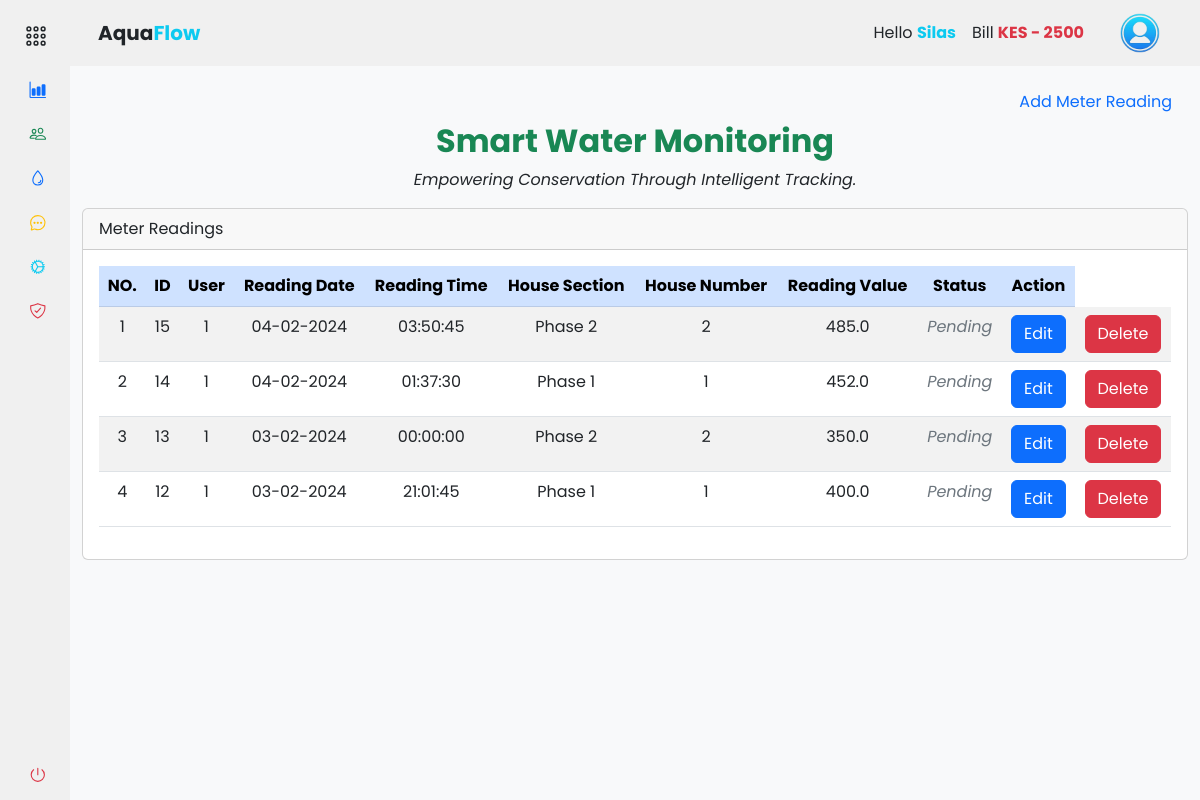
Page /accounts/records/meter_readings (signed in) on the earlier database version.
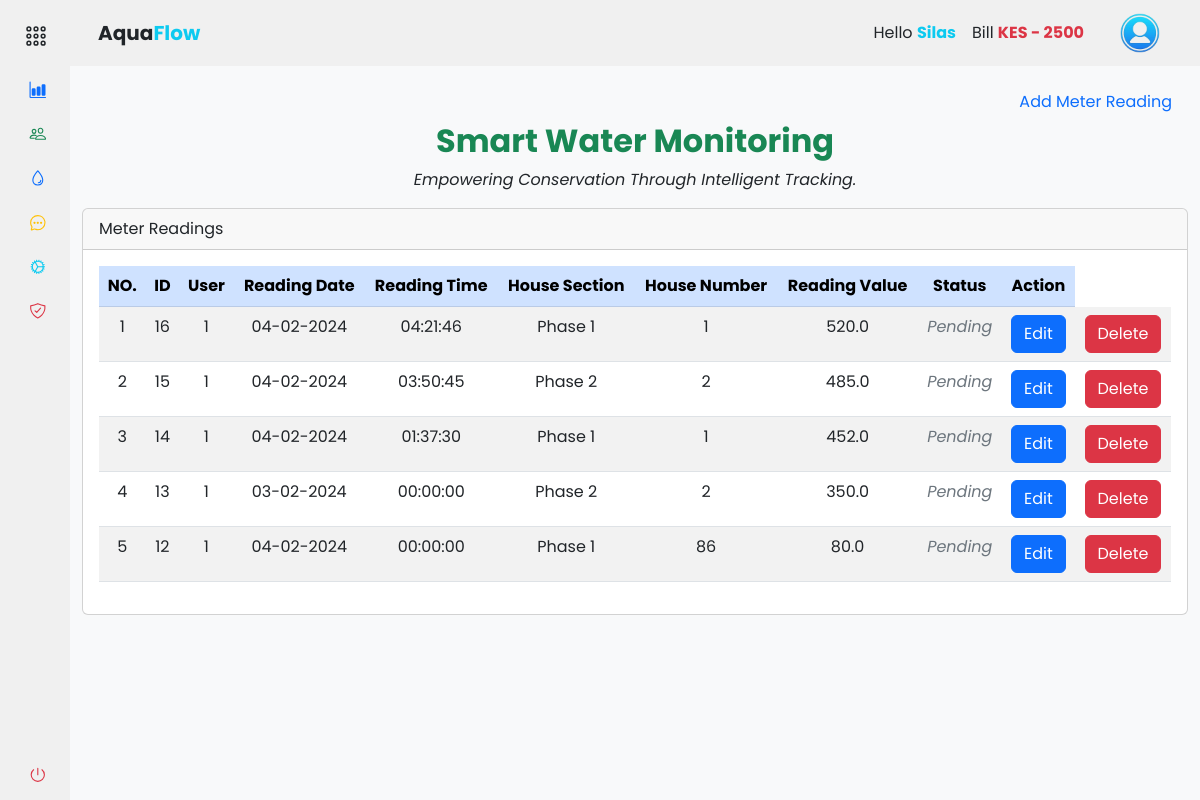
Same page on the later database version.
### app/backend/models/user.py (models this page shows, shortened)
class User(db.Model, UserMixin):
    id = db.Column(db.Integer, primary_key=True)
    mobile_number = db.Column(db.String(20), unique=True, nullable=False)
    password_hash = db.Column(db.String(128), nullable=False)
    first_name = db.Column(db.String(50))
    last_name = db.Column(db.String(50))
    email = db.Column(db.String(120))
    house_section = db.Column(db.String(50))
    house_number = db.Column(db.String(20))
    profile_image = db.Column(db.String(255))
    is_active = db.Column(db.Boolean, default=True)
    is_admin = db.Column(db.Boolean, default=False)
    meter_readings = db.relationship('MeterReading', backref='user', lazy=True)
    payments = db.relationship('Payment', backref='user', lazy=True)

class MeterReading(db.Model):
    id = db.Column(db.Integer, primary_key=True)
    timestamp = db.Column(db.DateTime, default=datetime.now(timezone.utc) + timedelta(hours=3), nullable=False)
    house_section = db.Column(db.String(50))
    house_number = db.Column(db.String(20))
    reading_value = db.Column(db.Float)
    reading_status = db.Column(db.Boolean, default=False)
    user_id = db.Column(db.Integer, db.ForeignKey('user.id'), nullable=False)
    consumed = db.Column(db.Float)
    unit_price = db.Column(db.Float)
    total_price = db.Column(db.Float)

### app/backend/accounts/records/routes.py (the view, shortened to what this page needs)
@records_bp.route('/meter_readings', methods=['GET', 'POST'])
@login_required
def meter_readings():
    add_meter_reading_form = AddMeterReadingForm()
    edit_meter_reading_form = EditMeterReadingForm()
    house_sections = db.session.query(User.house_section.distinct()).all()
    meter_readings = MeterReading.query.filter_by(user_id=current_user.id).all()
    return render_template('accounts/meter_readings.html', house_sections=house_sections, meter_readings=meter_readings, hide_footer=True, form=add_meter_reading_form, edit_form=edit_meter_reading_form)

### app/backend/accounts/accounts_context.py (called while the page is built)
def accounts_context():
    people = 'silas'
    bill = int('2500')
    return {'people': people, 'bill': bill}

def inject_now():
    return {'now': datetime.utcnow() + timedelta(hours=3)}

### app/assets/templates/accounts/meter_readings.html (shortened to what this page needs)
{% extends 'base.html' %} {% block content %}
<div class="container-fluid mt-3">
  <ul class="nav nav-pills justify-content-end border-0">
    <li type="button" class="nav-item">
      <a
        class="nav-link"
        data-bs-toggle="modal"
        data-bs-target="#addMeterReadingModal"
        >Add Meter Reading</a
      >
    </li>
  </ul>
  <div class="text-center">
    <h2 class="fw-bold text-success">Smart Water Monitoring</h2>
    <p class="mt-2 fst-italic">
      Empowering Conservation Through Intelligent Tracking.
    </p>
  </div>
  <div class="col-md-12">
    <div class="card mt-3">
      <div class="card-header">Meter Readings</div>
      <div class="card-body">
        <div class="table-responsive">
          <table class="table table-striped data-table text-center">
            <thead class="table-primary">
              <tr>
                <th scope="col">NO.</th>
                <th scope="col">ID</th>
                <th scope="col">User</th>
                <th scope="col">Reading Date</th>
                <th scope="col">Reading Time</th>
                <th scope="col">House Section</th>
                <th scope="col">House Number</th>
                <th scope="col">Reading Value</th>
                <th scope="col">Status</th>
                <th scope="col">Action</th>
              </tr>
            </thead>
            <tbody>
              {% for reading in meter_readings | reverse %}
              <tr>
                <td>{{ loop.index }}</td>
                <td>{{ reading.id }}</td>
                <td>{{ reading.user_id }}</td>
                <td>{{ reading.timestamp.strftime('%d-%m-%Y') }}</td>
                <td>
                  {{ reading.timestamp.strftime('%H:%M:%S') if reading.timestamp
                  else '' }}
                </td>
                <td>{{ reading.house_section.title() }}</td>
                <td>{{ reading.house_number }}</td>
                <td>{{ reading.reading_value }}</td>
                <td
                  class="fst-italic {% if reading.reading_status %}text-success{% else %}text-secondary{% endif %}"
                >
                  {{ 'Cleared' if reading.reading_status else 'Pending' }}
                </td>
                <td>
                  <a
                    href="{{ url_for('accounts.records.edit_meter_reading', meter_reading_id=reading.id) }}"
                    class="btn btn-primary"
                    data-bs-toggle="modal"
                    data-bs-target="#editConfirmationModal{{ reading.id }}"
                  >
                    Edit
                  </a>
                </td>
                <td>
                  <a
                    href="#deleteConfirmationModal_{{ reading.id }}"
                    class="btn btn-danger"
                    data-bs-toggle="modal"
                    data-bs-target="#deleteConfirmationModal_{{ reading.id }}"
                  >
                    Delete
                  </a>
                </td>
              </tr>
              {% endfor %}
            </tbody>
          </table>
        </div>
      </div>
    </div>
  </div>
</div>
{% endblock %}

### app/assets/templates/base.html (shortened to what this page needs)
<!DOCTYPE html>
<html lang="en">
  <head>
    <link
      rel="stylesheet"
      href="{{ url_for('static', filename='css/vendor/bootstrap.min.css') }}"
    />
    <link
      rel="stylesheet"
      href="{{ url_for('static', filename='css/styles.css') }}"
    />
  </head>
  <body>
    <div class="wrapper">
      {% include '/components/sidebar.html' %}
      <section class="main">
        {% include '/components/navbar.html' %}
        <main>
          {% block content %}{% endblock %}
        </main>
      </section>
    </div>
  </body>
</html>

### app/assets/templates/components/sidebar.html (shortened to what this page needs)
{% if not hide_sidebar %}
<aside id="sidebar">
  <div class="d-flex mt-2">
    <button class="toggle-btn" type="button">
      <ion-icon name="apps-outline" class="text-dark"></ion-icon>
    </button>
  </div>
  <ul class="sidebar-nav">
    <li class="sidebar-item">
      <a
        href="{{ url_for('accounts.dashboard.dashboard') }}"
        class="sidebar-link"
      >
        <ion-icon name="bar-chart" class="text-primary me-2"></ion-icon>
      </a>
    </li>
    <li class="sidebar-item">
      <a
        href="#people"
        class="sidebar-link collapsed has-dropdown"
        data-bs-toggle="collapse"
        data-bs-target="#people"
        aria-expanded="false"
        aria-controls="people"
      >
        <ion-icon name="people-outline" class="text-success"></ion-icon>
      </a>
    </li>
    <li class="sidebar-item">
      <a
        href="#records_water_supply"
        class="sidebar-link collapsed has-dropdown"
        data-bs-toggle="collapse"
        data-bs-target="#records_water"
        aria-expanded="false"
        aria-controls="records_water"
      >
        <ion-icon name="water-outline" class="text-primary"></ion-icon>
      </a>
    </li>
    <li class="sidebar-item">
      <a
        href="{{ url_for('accounts.messages.messages') }}"
        class="sidebar-link"
      >
        <ion-icon
          name="chatbubble-ellipses-outline"
          class="text-warning"
        ></ion-icon>
      </a>
    </li>
    <li class="sidebar-item">
      <a
        href="{{ url_for('accounts.settings.settings') }}"
        class="sidebar-link"
      >
        <ion-icon name="cog-outline" class="text-info"></ion-icon>
      </a>
    </li>
    <li class="sidebar-item">
      <a
        href="{{ url_for('accounts.security.security_options') }}"
        class="sidebar-link"
      >
        <ion-icon
          name="shield-checkmark-outline"
          class="text-danger"
        ></ion-icon>
      </a>
    </li>
  </ul>
  <div class="sidebar-footer">
    <a
      class="sidebar-link"
      href="{{ url_for('auth.logout') }}"
      onclick="localStorage.clear();"
    >
      <ion-icon name="power-outline" class="text-danger"></ion-icon>
    </a>
  </div>
</aside>
{% endif %}

### app/assets/templates/components/navbar.html (shortened to what this page needs)
{% if not hide_navbar %}
<header
  id="navbar"
  class="navbar navbar-expand-lg sticky-sm-top {% if not current_user.is_authenticated %}bg-dark{% endif %}"
>
  <div class="container-fluid">
    <a
      class="navbar-brand text-center d-flex align-items-center fw-bold ms-3 {% if not current_user.is_authenticated %}text-light{% else %}text-dark{% endif %}"
      href="#"
    >
      Aqua<span class="text-info">Flow</span>
    </a>
    <div class="collapse navbar-collapse" id="navbarToggler">
      <div class="d-flex align-items-center ms-auto">
         {% if current_user.is_authenticated %}
        <ul class="navbar-nav me-3">
          <li class="nav-item">
            <a class="nav-link text-dark">
              Hello
              <span class="text-info fw-bold"
                >{{ current_user.first_name.title() }}</span
              >
            </a>
          </li>
          <li class="nav-item">
            <a class="nav-link text-dark">
              Bill
              <span
                class="fw-bold {% if bill > 0 %}text-danger{% else %}text-success{% endif %}"
                >KES {% if bill > 0 %}-{% endif %} {{ bill }}</span
              >
            </a>
          </li>
        </ul>
        <div class="btn-group">
          <button
            type="button"
            class="btn navbar-brand rounded-circle border-0"
            data-bs-toggle="dropdown"
            aria-expanded="false"
          >
            <img
              src="{{ url_for('static', filename='images/user.png') }}"
              alt="logo image"
              height="40px"
              width="40px"
            />
          </button>
        </div>
        {% endif %}
      </div>
    </div>
  </div>
</header>
{% endif %}

### app/assets/static/css/styles.css (style rules this page uses)
a { text-decoration: none; }
li { list-style: none; }
button { border: none !important; outline: none; }
body { font-family: "Poppins", sans-serif; }
.wrapper { display: flex; overflow: hidden; height: 100vh; }
#sidebar { width: 70px; min-width: 70px; z-index: 1000; transition: all 0.25s ease-in-out; display: flex; flex-direction: column; }
.toggle-btn { background-color: transparent; cursor: pointer; border: 0; padding: 1rem 1.5rem; }
.toggle-btn ion-icon { color: #000; font-size: 1.5rem; }
.sidebar-nav { padding: 0rem; flex: 1 1 auto; }
a.sidebar-link { padding: 0.625rem 1.625rem; color: #000; display: block; font-size: 0.9rem; border-radius: 5px; white-space: nowrap; border-left: 3px solid transparent; transition: background-color 0.3s ease, margin-inline-start 0.3s ease, border-left 0.3s ease; }
.sidebar-link ion-icon { font-size: 1.1rem; margin-right: 0.75rem; }
.sidebar-item { position: relative; }
.main { min-height: 100vh; width: 100%; overflow-y: scroll; transition: all 0.35s ease-in-out; background-color: rgb(248, 249, 250); }
.navbar, #sidebar { background-color: #f0f0f0; z-index: 1000; }

Differences in the rows shown:
added MeterReading: id "16", user_id "1", timestamp "04-02-2024", timestamp "04:21:46", house_section "Phase 1", house_number "1", reading_value "520.0", reading_status "Pending"
changed MeterReading id 12: timestamp "03-02-2024" → "04-02-2024"; timestamp "21:01:45" → "00:00:00"; house_number "1" → "86"; reading_value "400.0" → "80.0"
